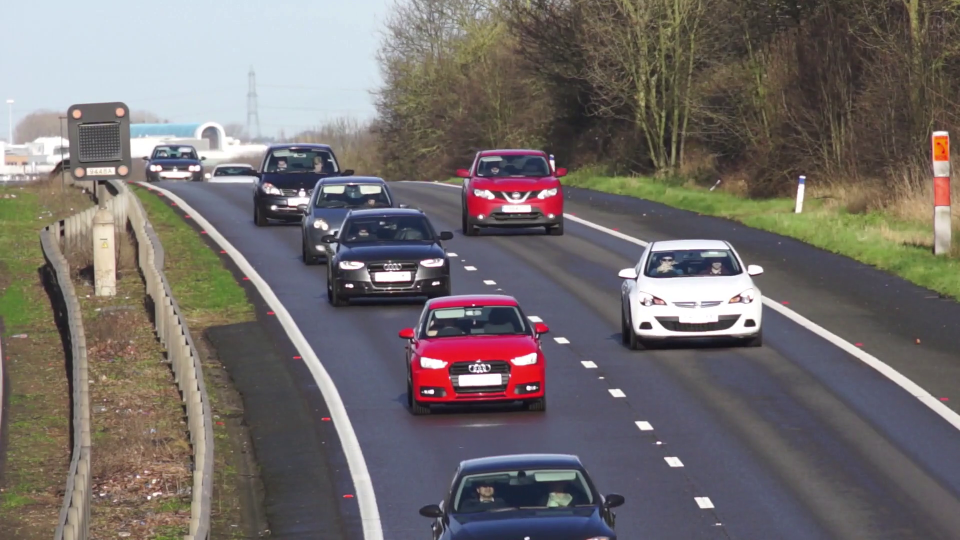
#> input picture frame 9 of Aula 9 - haar reconhecimento facial/Haar cascade Carros/cars.mp4, 1920 x 1080 px, given in place of cars2.mp4, which was not available (shown at 1/2 size)
$ python 'ccf394- detectando carros.py'
#> lines starting #> are read from the running program, lines starting #| are printed output that depends on the picture; after the words box and inside, x2 and y2 are one past the last pixel; in counts of white or black regions, pixels touching at a corner belong together; pictures that were not available may be replaced by others from this repository, and a replacement may not be noted
import cv2
import random


def detect_cars(frame):
    # 1.15 - escala da imagem para procura dos carros,
    # 7- vizinhos: quanto maior, mais preciso
    cars = cars_cascade.detectMultiScale(frame, 1.1, 7)
    for (x, y, w, h) in cars:
        cv2.rectangle(frame, (x, y), (x+w,y+h), color=(random.randint(100,255), random.randint(100,255), random.randint(100,255)), thickness=2)
    return frame

def Principal():
    EntradaVideo = cv2.VideoCapture('cars2.mp4')
    while EntradaVideo.isOpened():
        ret, frame = EntradaVideo.read()
#> frame is the input picture: shape (1080, 1920, 3); mean B, G, R 108.2, 109.4, 115.6
        tecla = cv2.waitKey(1)
#> (key q is pressed here)
        if ret:
            cars_frame = detect_cars(frame)
#> in detect_cars, `cars = cars_cascade.detectMultiScale(frame, 1.1, 7)`: cars = [[1474, 618, 48, 48], [983, 635, 53, 53], [1306, 420, 191, 191]]
#> the loop in detect_cars, `for (x, y, w, h) in cars:` made 3 passes
#> after the loop in detect_cars, `for (x, y, w, h) in cars:`:
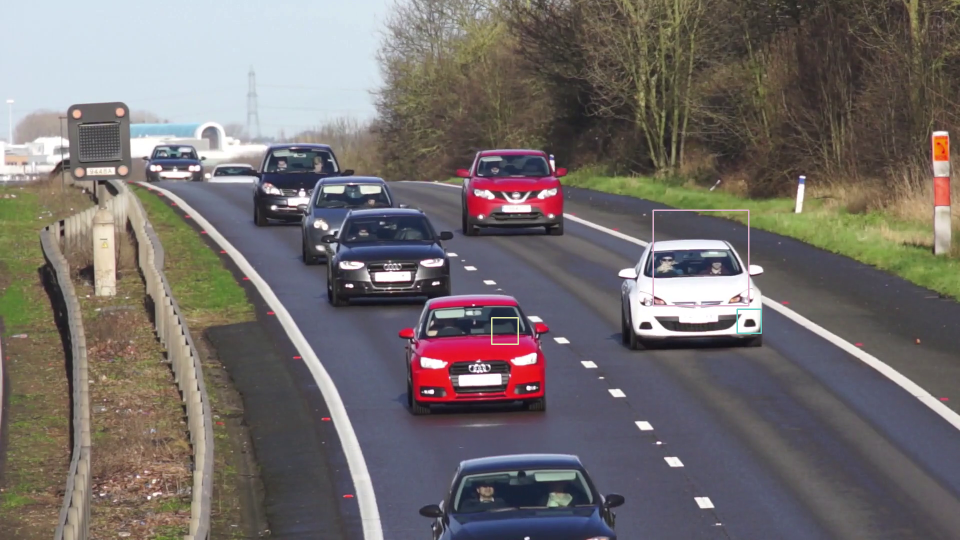
#> frame: shape (1080, 1920, 3) (shown at 1/2 size); 0.17% of pixels changed, all inside (x1, y1, x2, y2) = (982, 419, 1524, 690)
            cv2.imshow('frame', cars_frame)
            cv2.waitKey(30)
        else:
            break
        if tecla == ord('q'): #q para sair.
            break
    EntradaVideo.release()
    cv2.destroyAllWindows()
#inicio
cars_cascade = cv2.CascadeClassifier('haarcascade_car.xml')
Principal()

$ run again, starting later in the video
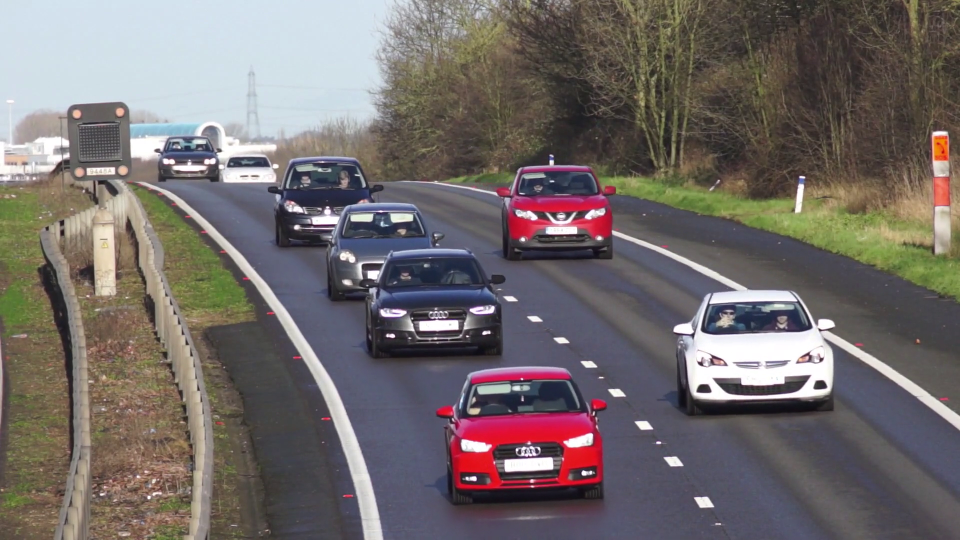
#> input picture frame 43 of Aula 9 - haar reconhecimento facial/Haar cascade Carros/cars.mp4, 1920 x 1080 px, given in place of cars2.mp4, which was not available (shown at 1/2 size)
#> in Principal, frame is the input picture: shape (1080, 1920, 3); mean B, G, R 106.7, 107.7, 114.9
#> cars = [[1390, 491, 246, 246]]
#> the loop in detect_cars, `for (x, y, w, h) in cars:` made 1 pass
#> after the loop in detect_cars, `for (x, y, w, h) in cars:`:
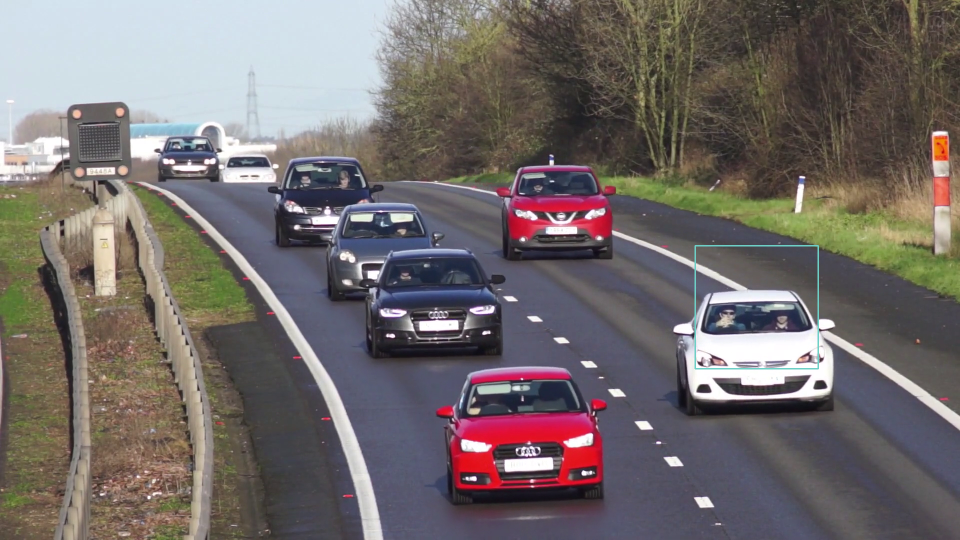
#> frame: shape (1080, 1920, 3) (shown at 1/2 size); 0.14% of pixels changed, all inside (x1, y1, x2, y2) = (1389, 490, 1638, 739)
